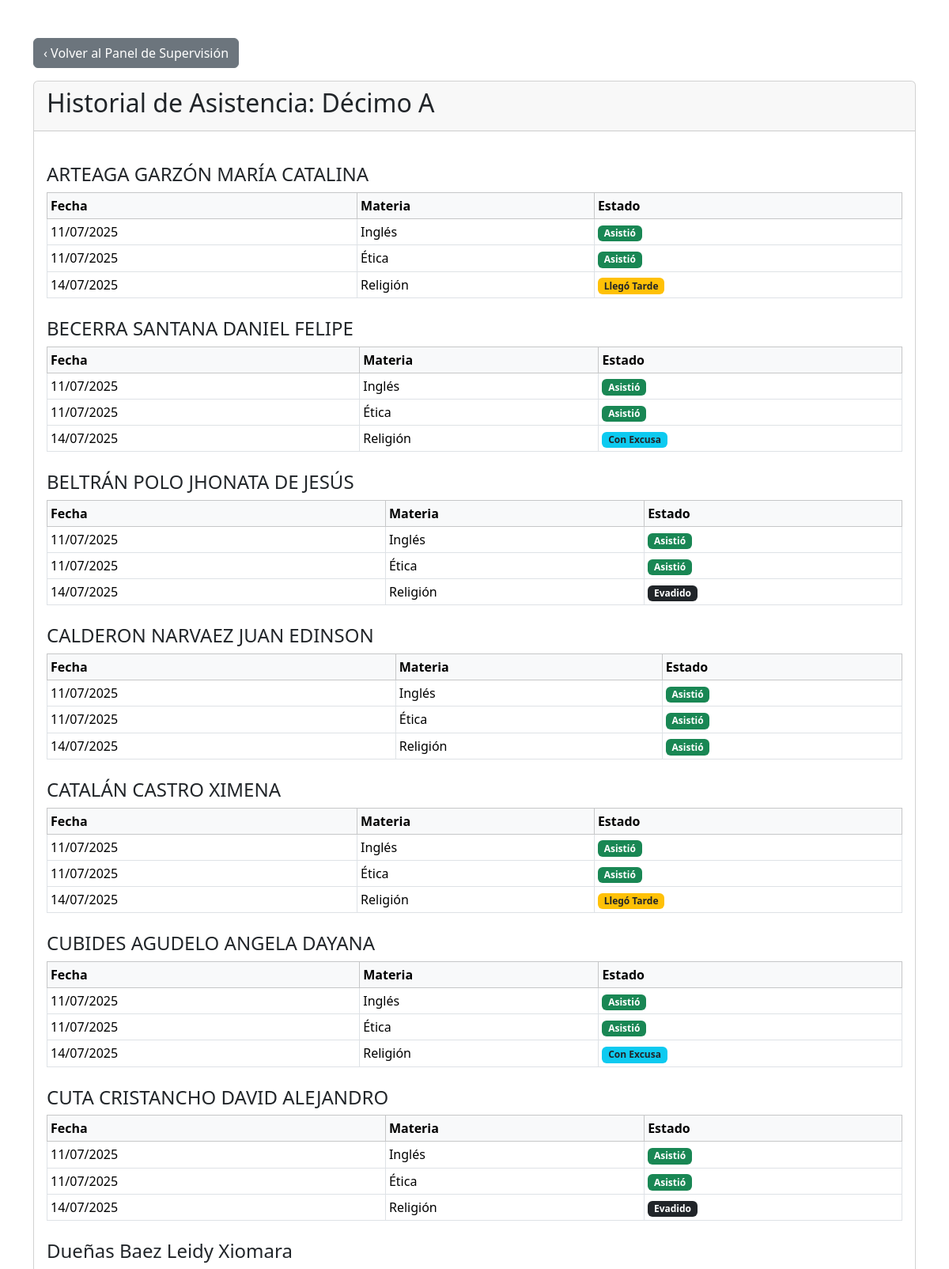
/historial/2/ (signed in, upper part), run on the app's committed database.
### core/models.py (models this page shows, shortened)
class Grupo(models.Model):
    nombre = models.CharField(max_length=100, unique=True)
    estudiantes = models.ManyToManyField('Estudiante', blank=True, related_name='grupos')

class Estudiante(models.Model):
    nombre_completo = models.CharField(max_length=200)
    codigo_estudiantil = models.CharField(max_length=50, unique=True, blank=True, null=True)

class Asistencia(models.Model):
    ESTADOS = (
        ('asistio', 'Asistió'),
        ('fallo', 'Falló'),
        ('tarde', 'Llegó Tarde'),
        ('excusado', 'Con Excusa'),
        ('evadido', 'Evadido'),
    )
    asignacion = models.ForeignKey(Asignacion, on_delete=models.CASCADE)
    estudiante = models.ForeignKey(Estudiante, on_delete=models.CASCADE)
    fecha = models.DateField()
    estado = models.CharField(max_length=10, choices=ESTADOS)
    class Meta:
        unique_together = ('asignacion', 'estudiante', 'fecha')

class Asignacion(models.Model):
    docente = models.ForeignKey(settings.AUTH_USER_MODEL, on_delete=models.CASCADE, limit_choices_to={'rol': 'docente'})
    materia = models.ForeignKey(Materia, on_delete=models.CASCADE)
    grupo = models.ForeignKey(Grupo, on_delete=models.CASCADE)
    class Meta:
        unique_together = ('docente', 'materia', 'grupo')

class Materia(models.Model):
    nombre = models.CharField(max_length=100, unique=True)

### core/views.py (the view)
# urls.py: path('historial/<int:asignacion_id>/', views.historial_asistencia_view, name='historial_asistencia'),
@login_required
def historial_asistencia_view(request, asignacion_id):
    asignacion_actual = get_object_or_404(Asignacion, id=asignacion_id)
    grupo_actual = asignacion_actual.grupo
    asistencias_query = Asistencia.objects.filter(asignacion__grupo=grupo_actual)
    if request.user.rol == 'docente':
        asistencias_query = asistencias_query.filter(asignacion=asignacion_actual)
    asistencias = asistencias_query.order_by('estudiante__nombre_completo', 'fecha', 'asignacion__materia__nombre')
    historial_agrupado = {}
    for asistencia in asistencias:
        if asistencia.estudiante not in historial_agrupado:
            historial_agrupado[asistencia.estudiante] = []
        historial_agrupado[asistencia.estudiante].append(asistencia)
    contexto = {
        'grupo': grupo_actual, # Pasamos el grupo para mostrar su nombre
        'historial': historial_agrupado,
        'rol_usuario': request.user.rol
    }
    return render(request, 'core/historial_asistencia.html', contexto)

### core/templates/core/historial_asistencia.html (shortened to what this page needs)
<!DOCTYPE html>
<html lang="es">
<head>
    <link href="https://cdn.jsdelivr.net/npm/bootstrap@5.3.3/dist/css/bootstrap.min.css" rel="stylesheet">
</head>
<body>
    <div class="container mt-5">
        {% if rol_usuario == 'docente' %}
            <a href="{% url 'dashboard_docente' %}" class="btn btn-secondary mb-3">‹ Volver al Panel de Docente</a>
        {% else %}
            <a href="{% url 'dashboard_coordinador_rector' %}" class="btn btn-secondary mb-3">‹ Volver al Panel de Supervisión</a>
        {% endif %}
        <div class="card">
            <div class="card-header">
                <h2>Historial de Asistencia: {{ grupo.nombre }}</h2>
            </div>
            <div class="card-body">
                {% for estudiante, registros in historial.items %}
                    <h4 class="mt-4">{{ estudiante.nombre_completo }}</h4>
                    <table class="table table-sm table-bordered">
                        <thead>
                            <tr class="table-light">
                                <th>Fecha</th>
                                <th>Materia</th>
                                <th>Estado</th>
                            </tr>
                        </thead>
                        <tbody>
                            {% for registro in registros %}
                                <tr>
                                    <td>{{ registro.fecha|date:"d/m/Y" }}</td>
                                    <td>{{ registro.asignacion.materia.nombre }}</td>
                                    <td>
                                        {% if registro.estado == 'asistio' %}
                                            <span class="badge bg-success">{{ registro.get_estado_display }}</span>
                                        {% elif registro.estado == 'fallo' %}
                                            <span class="badge bg-danger">{{ registro.get_estado_display }}</span>
                                        {% elif registro.estado == 'tarde' %}
                                            <span class="badge bg-warning text-dark">{{ registro.get_estado_display }}</span>
                                        {% elif registro.estado == 'excusado' %}
                                            <span class="badge bg-info text-dark">{{ registro.get_estado_display }}</span>
                                        {% elif registro.estado == 'evadido' %}
                                            <span class="badge bg-dark">{{ registro.get_estado_display }}</span>
                                        {% else %}
                                            <span class="badge bg-secondary">{{ registro.estado }}</span>
                                        {% endif %}
                                    </td>
                                </tr>
                            {% endfor %}
                        </tbody>
                    </table>
                {% empty %}
                    <p>No hay registros de asistencia para este curso todavía.</p>
                {% endfor %}
            </div>
        </div>
    </div>
</body>
</html>

### data on the page
Grupo: nombre "Décimo A"
Estudiante: nombre_completo "ARTEAGA GARZÓN MARÍA CATALINA"
Asistencia: fecha "11/07/2025", asignacion.materia.nombre "Inglés", estado "Asistió"
Asistencia: fecha "11/07/2025", asignacion.materia.nombre "Ética", estado "Asistió"
Asistencia: fecha "14/07/2025", asignacion.materia.nombre "Religión", estado "Llegó Tarde"
Estudiante: nombre_completo "BECERRA SANTANA DANIEL FELIPE"
Asistencia: fecha "11/07/2025", asignacion.materia.nombre "Inglés", estado "Asistió"
Asistencia: fecha "11/07/2025", asignacion.materia.nombre "Ética", estado "Asistió"
Asistencia: fecha "14/07/2025", asignacion.materia.nombre "Religión", estado "Con Excusa"
Estudiante: nombre_completo "BELTRÁN POLO JHONATA DE JESÚS"
Asistencia: fecha "11/07/2025", asignacion.materia.nombre "Inglés", estado "Asistió"
Asistencia: fecha "11/07/2025", asignacion.materia.nombre "Ética", estado "Asistió"
Asistencia: fecha "14/07/2025", asignacion.materia.nombre "Religión", estado "Evadido"
Estudiante: nombre_completo "CALDERON NARVAEZ JUAN EDINSON"
Asistencia: fecha "11/07/2025", asignacion.materia.nombre "Inglés", estado "Asistió"
Asistencia: fecha "11/07/2025", asignacion.materia.nombre "Ética", estado "Asistió"
Asistencia: fecha "14/07/2025", asignacion.materia.nombre "Religión", estado "Asistió"
Estudiante: nombre_completo "CATALÁN CASTRO XIMENA"
Asistencia: fecha "11/07/2025", asignacion.materia.nombre "Inglés", estado "Asistió"
Asistencia: fecha "11/07/2025", asignacion.materia.nombre "Ética", estado "Asistió"
Asistencia: fecha "14/07/2025", asignacion.materia.nombre "Religión", estado "Llegó Tarde"
Estudiante: nombre_completo "CUBIDES AGUDELO ANGELA DAYANA"
Asistencia: fecha "11/07/2025", asignacion.materia.nombre "Inglés", estado "Asistió"
Asistencia: fecha "11/07/2025", asignacion.materia.nombre "Ética", estado "Asistió"
Asistencia: fecha "14/07/2025", asignacion.materia.nombre "Religión", estado "Con Excusa"
Estudiante: nombre_completo "CUTA CRISTANCHO DAVID ALEJANDRO"
Asistencia: fecha "11/07/2025", asignacion.materia.nombre "Inglés", estado "Asistió"
Asistencia: fecha "11/07/2025", asignacion.materia.nombre "Ética", estado "Asistió"
Asistencia: fecha "14/07/2025", asignacion.materia.nombre "Religión", estado "Evadido"
Estudiante: nombre_completo "Dueñas Baez Leidy Xiomara"
